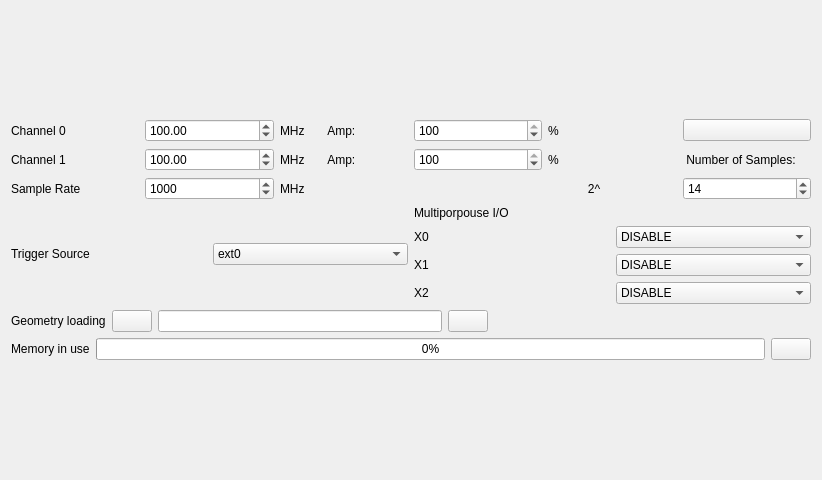
<?xml version="1.0" encoding="UTF-8"?>
<ui version="4.0">
 <class>Form</class>
 <widget class="QWidget" name="Form">
  <property name="geometry">
   <rect>
    <x>0</x>
    <y>0</y>
    <width>822</width>
    <height>480</height>
   </rect>
  </property>
  <property name="minimumSize">
   <size>
    <width>400</width>
    <height>0</height>
   </size>
  </property>
  <property name="windowTitle">
   <string>Form</string>
  </property>
  <property name="toolTip">
   <string/>
  </property>
  <layout class="QVBoxLayout" name="verticalLayout_2">
   <item>
    <layout class="QHBoxLayout" name="horizontalLayout">
     <item>
      <layout class="QVBoxLayout" name="verticalLayout">
       <item>
        <layout class="QGridLayout" name="gridLayout">
         <item row="0" column="1">
          <widget class="QDoubleSpinBox" name="doubleSpinBox_frequency">
           <property name="decimals">
            <number>2</number>
           </property>
           <property name="minimum">
            <double>1.000000000000000</double>
           </property>
           <property name="maximum">
            <double>1250.000000000000000</double>
           </property>
           <property name="value">
            <double>100.000000000000000</double>
           </property>
          </widget>
         </item>
         <item row="2" column="0">
          <widget class="QLabel" name="label_8">
           <property name="text">
            <string>Sample Rate</string>
           </property>
          </widget>
         </item>
         <item row="0" column="5">
          <widget class="QPushButton" name="pushButton_SingleTone">
           <property name="toolTip">
            <string>Start/Stop</string>
           </property>
           <property name="text">
            <string/>
           </property>
          </widget>
         </item>
         <item row="0" column="2">
          <widget class="QLabel" name="label_5">
           <property name="text">
            <string>MHz       Amp:</string>
           </property>
          </widget>
         </item>
         <item row="1" column="1">
          <widget class="QDoubleSpinBox" name="doubleSpinBox_frequency1">
           <property name="minimum">
            <double>1.000000000000000</double>
           </property>
           <property name="maximum">
            <double>1250.000000000000000</double>
           </property>
           <property name="value">
            <double>100.000000000000000</double>
           </property>
          </widget>
         </item>
         <item row="1" column="5">
          <widget class="QLabel" name="label_10">
           <property name="text">
            <string> Number of Samples:</string>
           </property>
          </widget>
         </item>
         <item row="0" column="0">
          <widget class="QLabel" name="label_2">
           <property name="text">
            <string>Channel 0</string>
           </property>
          </widget>
         </item>
         <item row="1" column="2">
          <widget class="QLabel" name="label_6">
           <property name="text">
            <string>MHz       Amp:</string>
           </property>
          </widget>
         </item>
         <item row="2" column="5">
          <widget class="QSpinBox" name="spinBox_NumSamples">
           <property name="minimum">
            <number>7</number>
           </property>
           <property name="maximum">
            <number>20</number>
           </property>
           <property name="value">
            <number>14</number>
           </property>
          </widget>
         </item>
         <item row="1" column="0">
          <widget class="QLabel" name="label_4">
           <property name="text">
            <string>Channel 1</string>
           </property>
          </widget>
         </item>
         <item row="2" column="1">
          <widget class="QSpinBox" name="spinBox_sampleRate">
           <property name="minimum">
            <number>0</number>
           </property>
           <property name="maximum">
            <number>1250</number>
           </property>
           <property name="singleStep">
            <number>10</number>
           </property>
           <property name="value">
            <number>1000</number>
           </property>
          </widget>
         </item>
         <item row="2" column="4">
          <widget class="QLabel" name="label_9">
           <property name="text">
            <string>            2^</string>
           </property>
          </widget>
         </item>
         <item row="0" column="4">
          <widget class="QLabel" name="label_12">
           <property name="text">
            <string>%</string>
           </property>
          </widget>
         </item>
         <item row="2" column="2">
          <widget class="QLabel" name="label_13">
           <property name="text">
            <string>MHz</string>
           </property>
          </widget>
         </item>
         <item row="1" column="4">
          <widget class="QLabel" name="label_14">
           <property name="text">
            <string>% </string>
           </property>
          </widget>
         </item>
         <item row="0" column="3">
          <widget class="QSpinBox" name="spinBox_amplitude">
           <property name="minimum">
            <number>10</number>
           </property>
           <property name="maximum">
            <number>100</number>
           </property>
           <property name="singleStep">
            <number>10</number>
           </property>
           <property name="value">
            <number>100</number>
           </property>
          </widget>
         </item>
         <item row="1" column="3">
          <widget class="QSpinBox" name="spinBox_amplitude1">
           <property name="minimum">
            <number>10</number>
           </property>
           <property name="maximum">
            <number>100</number>
           </property>
           <property name="singleStep">
            <number>10</number>
           </property>
           <property name="value">
            <number>100</number>
           </property>
          </widget>
         </item>
        </layout>
       </item>
       <item>
        <layout class="QHBoxLayout" name="horizontalLayout_2">
         <item>
          <layout class="QVBoxLayout" name="verticalLayout_3">
           <item>
            <layout class="QHBoxLayout" name="horizontalLayout_3">
             <item>
              <widget class="QLabel" name="label_7">
               <property name="text">
                <string>Trigger Source           </string>
               </property>
              </widget>
             </item>
             <item>
              <widget class="QComboBox" name="comboBox_triggerSource">
               <property name="editable">
                <bool>false</bool>
               </property>
               <property name="sizeAdjustPolicy">
                <enum>QComboBox::AdjustToContentsOnFirstShow</enum>
               </property>
               <property name="placeholderText" stdset="0">
                <string/>
               </property>
               <item>
                <property name="text">
                 <string>ext0</string>
                </property>
               </item>
               <item>
                <property name="text">
                 <string>ext1</string>
                </property>
               </item>
               <item>
                <property name="text">
                 <string>software</string>
                </property>
               </item>
              </widget>
             </item>
            </layout>
           </item>
           <item>
            <spacer name="verticalSpacer">
             <property name="orientation">
              <enum>Qt::Vertical</enum>
             </property>
             <property name="sizeType">
              <enum>QSizePolicy::Minimum</enum>
             </property>
             <property name="sizeHint" stdset="0">
              <size>
               <width>1</width>
               <height>1</height>
              </size>
             </property>
            </spacer>
           </item>
          </layout>
         </item>
         <item>
          <layout class="QGridLayout" name="gridLayout_2">
           <item row="2" column="0">
            <widget class="QLabel" name="label_16">
             <property name="text">
              <string>X1</string>
             </property>
            </widget>
           </item>
           <item row="3" column="0">
            <widget class="QLabel" name="label_17">
             <property name="text">
              <string>X2</string>
             </property>
            </widget>
           </item>
           <item row="1" column="1">
            <widget class="QComboBox" name="comboBox_X0">
             <item>
              <property name="text">
               <string>DISABLE </string>
              </property>
             </item>
             <item>
              <property name="text">
               <string>ARMSTATE</string>
              </property>
             </item>
             <item>
              <property name="text">
               <string>TRIGOUT </string>
              </property>
             </item>
             <item>
              <property name="text">
               <string>RUNSTATE</string>
              </property>
             </item>
             <item>
              <property name="text">
               <string>CONTOUTMARK</string>
              </property>
             </item>
            </widget>
           </item>
           <item row="2" column="1">
            <widget class="QComboBox" name="comboBox_X1">
             <item>
              <property name="text">
               <string>DISABLE</string>
              </property>
             </item>
             <item>
              <property name="text">
               <string>RUNSTATE</string>
              </property>
             </item>
            </widget>
           </item>
           <item row="3" column="1">
            <widget class="QComboBox" name="comboBox_X2">
             <item>
              <property name="text">
               <string>DISABLE</string>
              </property>
             </item>
             <item>
              <property name="text">
               <string>RUNSTATE</string>
              </property>
             </item>
            </widget>
           </item>
           <item row="1" column="0">
            <widget class="QLabel" name="label_15">
             <property name="text">
              <string>X0</string>
             </property>
            </widget>
           </item>
           <item row="0" column="0">
            <widget class="QLabel" name="label_11">
             <property name="text">
              <string>Multiporpouse I/O</string>
             </property>
            </widget>
           </item>
          </layout>
         </item>
        </layout>
       </item>
       <item>
        <layout class="QHBoxLayout" name="horizontalLayout_6">
         <item>
          <widget class="QLabel" name="label_3">
           <property name="text">
            <string>Geometry loading</string>
           </property>
          </widget>
         </item>
         <item>
          <widget class="QPushButton" name="pushButton_GeometryFile">
           <property name="text">
            <string/>
           </property>
          </widget>
         </item>
         <item>
          <widget class="QLineEdit" name="lineEdit_GeoemtryFile"/>
         </item>
         <item>
          <widget class="QPushButton" name="pushButton_GeometryPlay">
           <property name="toolTip">
            <string>Start/Stop</string>
           </property>
           <property name="text">
            <string/>
           </property>
          </widget>
         </item>
         <item>
          <spacer name="horizontalSpacer">
           <property name="orientation">
            <enum>Qt::Horizontal</enum>
           </property>
           <property name="sizeHint" stdset="0">
            <size>
             <width>40</width>
             <height>20</height>
            </size>
           </property>
          </spacer>
         </item>
         <item>
          <spacer name="horizontalSpacer_2">
           <property name="orientation">
            <enum>Qt::Horizontal</enum>
           </property>
           <property name="sizeType">
            <enum>QSizePolicy::Preferred</enum>
           </property>
           <property name="sizeHint" stdset="0">
            <size>
             <width>40</width>
             <height>20</height>
            </size>
           </property>
          </spacer>
         </item>
        </layout>
       </item>
       <item>
        <layout class="QHBoxLayout" name="horizontalLayout_4">
         <item>
          <widget class="QLabel" name="label">
           <property name="text">
            <string>Memory in use</string>
           </property>
          </widget>
         </item>
         <item>
          <widget class="QProgressBar" name="used_memory">
           <property name="enabled">
            <bool>true</bool>
           </property>
           <property name="tabletTracking">
            <bool>false</bool>
           </property>
           <property name="contextMenuPolicy">
            <enum>Qt::DefaultContextMenu</enum>
           </property>
           <property name="value">
            <number>0</number>
           </property>
           <property name="orientation">
            <enum>Qt::Horizontal</enum>
           </property>
           <property name="textDirection">
            <enum>QProgressBar::TopToBottom</enum>
           </property>
           <property name="format">
            <string>%p%</string>
           </property>
          </widget>
         </item>
         <item>
          <widget class="QPushButton" name="pushButton_reset">
           <property name="toolTip">
            <string>Memory Reset</string>
           </property>
           <property name="text">
            <string/>
           </property>
          </widget>
         </item>
        </layout>
       </item>
      </layout>
     </item>
     <item>
      <layout class="QVBoxLayout" name="verticalLayout_4"/>
     </item>
    </layout>
   </item>
  </layout>
 </widget>
 <resources/>
 <connections/>
</ui>
